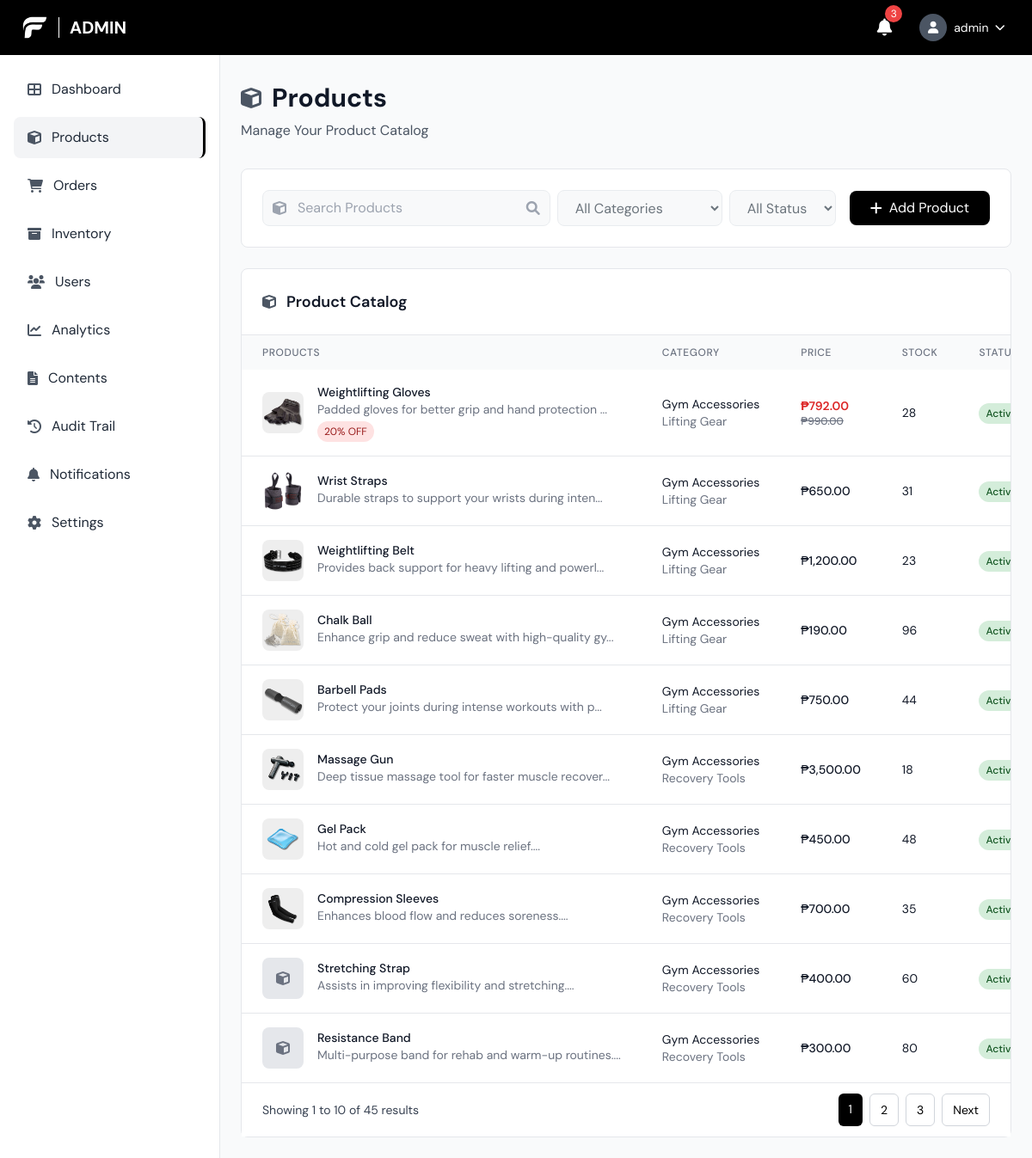
Before: /admin/product.php (signed in) with the older database file.
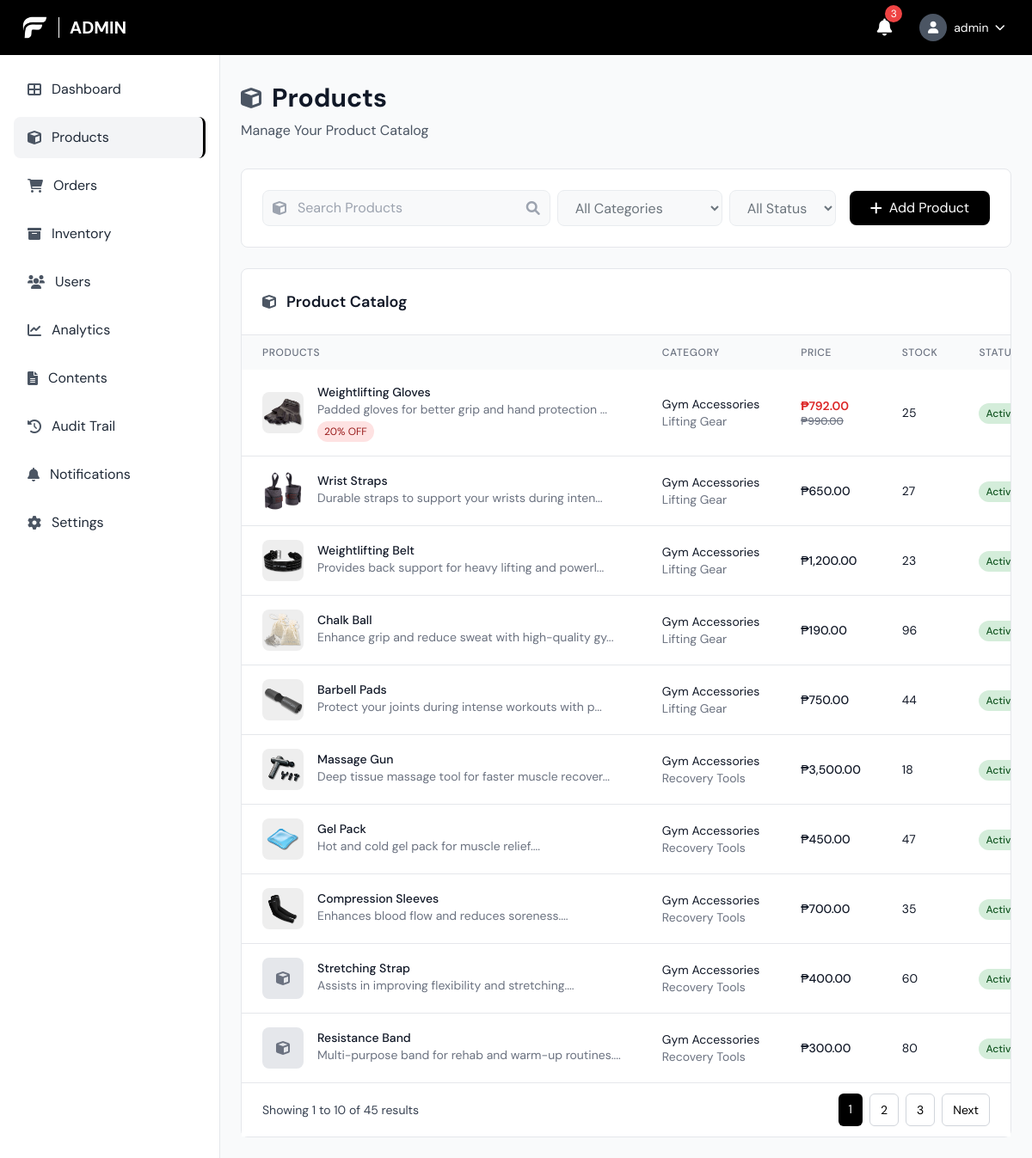
After: the same page with the newer database file.
### tables this page shows
CREATE TABLE `products` (
  `product_id` bigint(20) UNSIGNED NOT NULL,
  `name` varchar(150) NOT NULL,
  `description` text DEFAULT NULL,
  `price` decimal(10,2) NOT NULL,
  `category_id` bigint(20) UNSIGNED DEFAULT NULL,
  `subcategory_id` bigint(20) UNSIGNED DEFAULT NULL,
  `images` longtext DEFAULT NULL CHECK (json_valid(`images`)),
  `stock_quantity` int(11) NOT NULL DEFAULT 0,
  `status` enum('active','inactive') NOT NULL DEFAULT 'active',
  `is_popular` tinyint(1) NOT NULL DEFAULT 0,
  `is_best_seller` tinyint(1) NOT NULL DEFAULT 0,
  `sale_percentage` int(11) DEFAULT 0,
  `created_at` timestamp NOT NULL DEFAULT current_timestamp(),
  `updated_at` timestamp NOT NULL DEFAULT current_timestamp() ON UPDATE current_timestamp(),
  `min_stock_level` int(11) NOT NULL DEFAULT 10
);

CREATE TABLE `categories` (
  `category_id` bigint(20) UNSIGNED NOT NULL,
  `name` varchar(100) NOT NULL,
  `description` text DEFAULT NULL,
  `created_at` timestamp NOT NULL DEFAULT current_timestamp(),
  `updated_at` timestamp NOT NULL DEFAULT current_timestamp() ON UPDATE current_timestamp()
);

CREATE TABLE `subcategories` (
  `subcategory_id` bigint(20) UNSIGNED NOT NULL,
  `category_id` bigint(20) UNSIGNED NOT NULL,
  `name` varchar(100) NOT NULL,
  `description` text DEFAULT NULL,
  `created_at` timestamp NOT NULL DEFAULT current_timestamp(),
  `updated_at` timestamp NOT NULL DEFAULT current_timestamp() ON UPDATE current_timestamp()
);

### admin/product.php (the view, shortened to what the changed rows need)
<?php
$pdo = getDBConnection();
$page = max(1, intval($_GET['page'] ?? 1));
$limit = 10;
$offset = ($page - 1) * $limit;
$where_conditions = [];
$params = [];
$where_clause = $where_conditions ? "WHERE " . implode(" AND ", $where_conditions) : "";
$sql = "SELECT p.*, c.name as category_name, s.name as subcategory_name
        FROM products p
        LEFT JOIN categories c ON p.category_id = c.category_id
        LEFT JOIN subcategories s ON p.subcategory_id = s.subcategory_id
        $where_clause
        ORDER BY p.created_at DESC
        LIMIT $limit OFFSET $offset";
$stmt = $pdo->prepare($sql);
$stmt->execute($params);
$products = $stmt->fetchAll();
?>
<!DOCTYPE html>
<html lang="en">
<head>
    <script src="https://cdn.tailwindcss.com"></script>
    <link href="https://cdnjs.cloudflare.com/ajax/libs/font-awesome/6.0.0/css/all.min.css" rel="stylesheet">
    <link rel="stylesheet" href="../css/style.css">
</head>
<body class="font-body bg-gray-50">
    <header class="bg-black text-white fixed top-0 left-0 right-0 z-50 h-16 flex items-center justify-between px-6">
        <div class="flex items-center space-x-3">
            <h1 class="text-xl font-bold uppercase">Admin</h1>
        </div>
    </header>
    <main class="ml-64 pt-24 pb-6 px-6">
        <div class="mb-8">
            <div class="flex items-center space-x-3 mb-2">
                <h1 class="text-3xl font-bold text-gray-900">Products</h1>
            </div>
        </div>
        <div class="bg-white rounded-lg border border-gray-200">
            <div class="p-6 border-b border-gray-200">
                <div class="flex items-center space-x-3">
                    <h2 class="text-lg font-semibold text-gray-900">Product Catalog</h2>
                </div>
            </div>
            <div class="overflow-x-auto">
                <table class="w-full">
                    <thead class="bg-gray-50">
                        <tr>
                            <th class="px-6 py-3 text-left text-xs font-medium text-gray-500 uppercase tracking-wider">Products</th>
                            <th class="px-6 py-3 text-left text-xs font-medium text-gray-500 uppercase tracking-wider">Category</th>
                            <th class="px-6 py-3 text-left text-xs font-medium text-gray-500 uppercase tracking-wider">Price</th>
                            <th class="px-6 py-3 text-left text-xs font-medium text-gray-500 uppercase tracking-wider">Stock</th>
                            <th class="px-6 py-3 text-left text-xs font-medium text-gray-500 uppercase tracking-wider">Status</th>
                        </tr>
                    </thead>
                    <tbody class="bg-white divide-y divide-gray-200">
                        <?php if (empty($products)): ?>
                            <tr>
                                <td colspan="6" class="px-6 py-12 text-center text-gray-500">
                                    <i class="fas fa-cube text-4xl mb-4"></i>
                                    <p>No products found</p>
                                </td>
                            </tr>
                        <?php else: ?>
                            <?php foreach ($products as $product): ?>
                                <tr class="hover:bg-gray-50">
                                    <td class="px-6 py-4 whitespace-nowrap">
                                        <div class="flex items-center">
                                            <?php
                                            $product_images = json_decode($product['images'] ?: '[]', true);
                                            if (!empty($product_images)):
                                            ?>
                                                <img src="../<?php echo htmlspecialchars($product_images[0]); ?>" alt="<?php echo htmlspecialchars($product['name']); ?>" class="w-12 h-12 rounded-lg object-cover mr-4">
                                            <?php else: ?>
                                                <div class="w-12 h-12 bg-gray-200 rounded-lg flex items-center justify-center mr-4">
                                                    <i class="fas fa-cube text-gray-500"></i>
                                                </div>
                                            <?php endif; ?>
                                            <div>
                                                <div class="text-sm font-medium text-gray-900"><?php echo htmlspecialchars($product['name']); ?></div>
                                                <div class="text-sm text-gray-500"><?php echo htmlspecialchars(substr($product['description'], 0, 50)) . '...'; ?></div>
                                                <div class="flex space-x-2 mt-1">
                                                    <?php if ($product['sale_percentage'] > 0): ?>
                                                        <span class="bg-red-100 text-red-800 px-2 py-1 text-xs rounded-full"><?php echo $product['sale_percentage']; ?>% OFF</span>
                                                    <?php endif; ?>
                                                </div>
                                            </div>
                                        </div>
                                    </td>
                                    <td class="px-6 py-4 whitespace-nowrap text-sm text-gray-900">
                                        <?php echo htmlspecialchars($product['category_name'] ?? 'N/A'); ?>
                                        <?php if ($product['subcategory_name']): ?>
                                            <br><span class="text-gray-500"><?php echo htmlspecialchars($product['subcategory_name']); ?></span>
                                        <?php endif; ?>
                                    </td>
                                    <td class="px-6 py-4 whitespace-nowrap text-sm font-medium text-gray-900">
                                        <?php if ($product['sale_percentage'] > 0): ?>
                                            <?php
                                            $original_price = $product['price'];
                                            $sale_price = $original_price * (1 - $product['sale_percentage'] / 100);
                                            ?>
                                            <div class="flex flex-col">
                                                <span class="text-red-600 font-semibold">₱<?php echo number_format($sale_price, 2); ?></span>
                                                <span class="text-gray-500 line-through text-xs">₱<?php echo number_format($original_price, 2); ?></span>
                                            </div>
                                        <?php else: ?>
                                            ₱<?php echo number_format($product['price'], 2); ?>
                                        <?php endif; ?>
                                    </td>
                                    <td class="px-6 py-4 whitespace-nowrap text-sm text-gray-900">
                                        <?php echo $product['stock_quantity']; ?>
                                    </td>
                                    <td class="px-6 py-4 whitespace-nowrap">
                                        <span class="px-2 py-1 text-xs font-medium rounded-full <?php echo $product['status'] == 'active' ? 'status-active' : 'status-inactive'; ?>">
                                            <?php echo ucfirst($product['status']); ?>
                                        </span>
                                    </td>
                                </tr>
                            <?php endforeach; ?>
                        <?php endif; ?>
                    </tbody>
                </table>
            </div>
        </div>
    </main>
</body>
</html>

Changed rows visible on the page:
changed products "Weightlifting Gloves": stock_quantity "28" → "25"
changed products "Wrist Straps": stock_quantity "31" → "27"
changed products "Gel Pack": stock_quantity "48" → "47"
